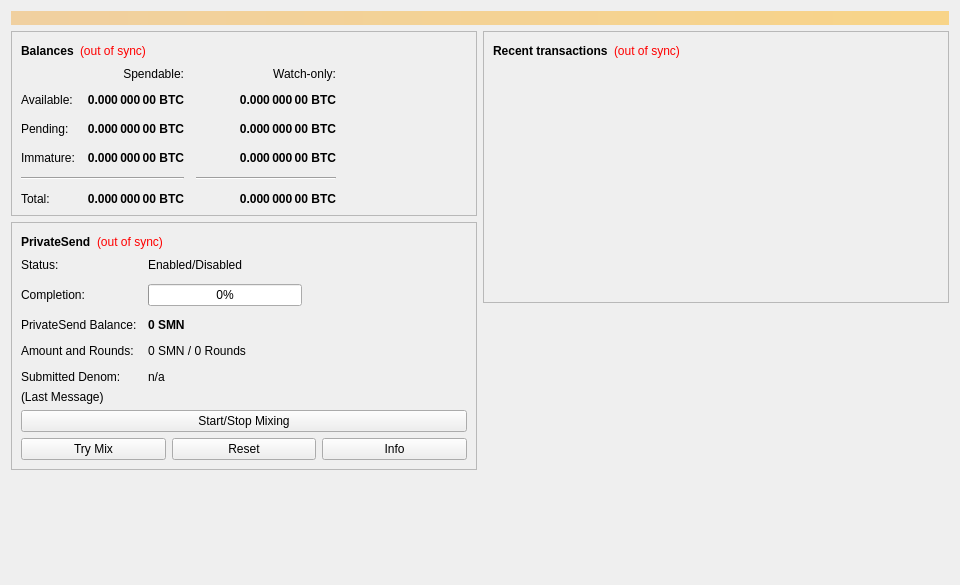
<?xml version="1.0" encoding="UTF-8"?>
<ui version="4.0">
 <class>OverviewPage</class>
 <widget class="QWidget" name="OverviewPage">
  <property name="geometry">
   <rect>
    <x>0</x>
    <y>0</y>
    <width>960</width>
    <height>585</height>
   </rect>
  </property>
  <property name="minimumSize">
   <size>
    <width>960</width>
    <height>0</height>
   </size>
  </property>
  <property name="windowTitle">
   <string>Form</string>
  </property>
  <layout class="QVBoxLayout" name="topLayout">
   <item>
    <widget class="QLabel" name="labelAlerts">
     <property name="visible">
      <bool>false</bool>
     </property>
     <property name="styleSheet">
      <string notr="true">QLabel { background-color: qlineargradient(x1: 0, y1: 0, x2: 1, y2: 0, stop:0 #F0D0A0, stop:1 #F8D488); color:#000000; }</string>
     </property>
     <property name="wordWrap">
      <bool>true</bool>
     </property>
     <property name="margin">
      <number>3</number>
     </property>
     <property name="textInteractionFlags">
      <set>Qt::TextSelectableByMouse</set>
     </property>
    </widget>
   </item>
   <item>
    <layout class="QHBoxLayout" name="horizontalLayout" stretch="1,1">
     <item>
      <layout class="QVBoxLayout" name="verticalLayout_2">
       <item>
        <widget class="QFrame" name="frame">
         <property name="frameShape">
          <enum>QFrame::StyledPanel</enum>
         </property>
         <property name="frameShadow">
          <enum>QFrame::Raised</enum>
         </property>
         <layout class="QVBoxLayout" name="verticalLayout_4">
          <item>
           <layout class="QHBoxLayout" name="horizontalLayout_4">
            <item>
             <widget class="QLabel" name="label_5">
              <property name="font">
               <font>
                <weight>75</weight>
                <bold>true</bold>
               </font>
              </property>
              <property name="text">
               <string>Balances</string>
              </property>
             </widget>
            </item>
            <item>
             <widget class="QLabel" name="labelWalletStatus">
              <property name="toolTip">
               <string>The displayed information may be out of date. Your wallet automatically synchronizes with the SuperMasterNode network after a connection is established, but this process has not completed yet.</string>
              </property>
              <property name="styleSheet">
               <string notr="true">QLabel { color: red; }</string>
              </property>
              <property name="text">
               <string notr="true">(out of sync)</string>
              </property>
              <property name="alignment">
               <set>Qt::AlignLeading|Qt::AlignLeft|Qt::AlignVCenter</set>
              </property>
             </widget>
            </item>
            <item>
             <spacer name="horizontalSpacer_3">
              <property name="orientation">
               <enum>Qt::Horizontal</enum>
              </property>
              <property name="sizeHint" stdset="0">
               <size>
                <width>40</width>
                <height>20</height>
               </size>
              </property>
             </spacer>
            </item>
           </layout>
          </item>
          <item>
           <layout class="QGridLayout" name="gridLayout">
            <property name="spacing">
             <number>12</number>
            </property>
            <item row="2" column="2">
             <widget class="QLabel" name="labelWatchPending">
              <property name="font">
               <font>
                <weight>75</weight>
                <bold>true</bold>
               </font>
              </property>
              <property name="cursor">
               <cursorShape>IBeamCursor</cursorShape>
              </property>
              <property name="toolTip">
               <string>Unconfirmed transactions to watch-only addresses</string>
              </property>
              <property name="text">
               <string notr="true">0.000 000 00 BTC</string>
              </property>
              <property name="alignment">
               <set>Qt::AlignRight|Qt::AlignTrailing|Qt::AlignVCenter</set>
              </property>
              <property name="textInteractionFlags">
               <set>Qt::LinksAccessibleByMouse|Qt::TextSelectableByKeyboard|Qt::TextSelectableByMouse</set>
              </property>
             </widget>
            </item>
            <item row="2" column="1">
             <widget class="QLabel" name="labelUnconfirmed">
              <property name="font">
               <font>
                <weight>75</weight>
                <bold>true</bold>
               </font>
              </property>
              <property name="cursor">
               <cursorShape>IBeamCursor</cursorShape>
              </property>
              <property name="toolTip">
               <string>Total of transactions that have yet to be confirmed, and do not yet count toward the spendable balance</string>
              </property>
              <property name="text">
               <string notr="true">0.000 000 00 BTC</string>
              </property>
              <property name="alignment">
               <set>Qt::AlignRight|Qt::AlignTrailing|Qt::AlignVCenter</set>
              </property>
              <property name="textInteractionFlags">
               <set>Qt::LinksAccessibleByMouse|Qt::TextSelectableByKeyboard|Qt::TextSelectableByMouse</set>
              </property>
             </widget>
            </item>
            <item row="3" column="2">
             <widget class="QLabel" name="labelWatchImmature">
              <property name="font">
               <font>
                <weight>75</weight>
                <bold>true</bold>
               </font>
              </property>
              <property name="cursor">
               <cursorShape>IBeamCursor</cursorShape>
              </property>
              <property name="toolTip">
               <string>Mined balance in watch-only addresses that has not yet matured</string>
              </property>
              <property name="text">
               <string notr="true">0.000 000 00 BTC</string>
              </property>
              <property name="alignment">
               <set>Qt::AlignRight|Qt::AlignTrailing|Qt::AlignVCenter</set>
              </property>
              <property name="textInteractionFlags">
               <set>Qt::LinksAccessibleByMouse|Qt::TextSelectableByKeyboard|Qt::TextSelectableByMouse</set>
              </property>
             </widget>
            </item>
            <item row="4" column="0" colspan="2">
             <widget class="Line" name="lineSpendableBalance">
              <property name="orientation">
               <enum>Qt::Horizontal</enum>
              </property>
             </widget>
            </item>
            <item row="4" column="2">
             <widget class="Line" name="lineWatchBalance">
              <property name="sizePolicy">
               <sizepolicy hsizetype="Preferred" vsizetype="Fixed">
                <horstretch>0</horstretch>
                <verstretch>0</verstretch>
               </sizepolicy>
              </property>
              <property name="minimumSize">
               <size>
                <width>140</width>
                <height>0</height>
               </size>
              </property>
              <property name="orientation">
               <enum>Qt::Horizontal</enum>
              </property>
             </widget>
            </item>
            <item row="5" column="0">
             <widget class="QLabel" name="labelTotalText">
              <property name="text">
               <string>Total:</string>
              </property>
             </widget>
            </item>
            <item row="3" column="1">
             <widget class="QLabel" name="labelImmature">
              <property name="font">
               <font>
                <weight>75</weight>
                <bold>true</bold>
               </font>
              </property>
              <property name="cursor">
               <cursorShape>IBeamCursor</cursorShape>
              </property>
              <property name="toolTip">
               <string>Mined balance that has not yet matured</string>
              </property>
              <property name="text">
               <string notr="true">0.000 000 00 BTC</string>
              </property>
              <property name="alignment">
               <set>Qt::AlignRight|Qt::AlignTrailing|Qt::AlignVCenter</set>
              </property>
              <property name="textInteractionFlags">
               <set>Qt::LinksAccessibleByMouse|Qt::TextSelectableByKeyboard|Qt::TextSelectableByMouse</set>
              </property>
             </widget>
            </item>
            <item row="2" column="3">
             <spacer name="horizontalSpacer_2">
              <property name="orientation">
               <enum>Qt::Horizontal</enum>
              </property>
              <property name="sizeHint" stdset="0">
               <size>
                <width>40</width>
                <height>20</height>
               </size>
              </property>
             </spacer>
            </item>
            <item row="3" column="0">
             <widget class="QLabel" name="labelImmatureText">
              <property name="text">
               <string>Immature:</string>
              </property>
             </widget>
            </item>
            <item row="5" column="1">
             <widget class="QLabel" name="labelTotal">
              <property name="font">
               <font>
                <weight>75</weight>
                <bold>true</bold>
               </font>
              </property>
              <property name="cursor">
               <cursorShape>IBeamCursor</cursorShape>
              </property>
              <property name="toolTip">
               <string>Your current total balance</string>
              </property>
              <property name="text">
               <string notr="true">0.000 000 00 BTC</string>
              </property>
              <property name="alignment">
               <set>Qt::AlignRight|Qt::AlignTrailing|Qt::AlignVCenter</set>
              </property>
              <property name="textInteractionFlags">
               <set>Qt::LinksAccessibleByMouse|Qt::TextSelectableByKeyboard|Qt::TextSelectableByMouse</set>
              </property>
             </widget>
            </item>
            <item row="5" column="2">
             <widget class="QLabel" name="labelWatchTotal">
              <property name="font">
               <font>
                <weight>75</weight>
                <bold>true</bold>
               </font>
              </property>
              <property name="cursor">
               <cursorShape>IBeamCursor</cursorShape>
              </property>
              <property name="toolTip">
               <string>Current total balance in watch-only addresses</string>
              </property>
              <property name="text">
               <string notr="true">0.000 000 00 BTC</string>
              </property>
              <property name="alignment">
               <set>Qt::AlignRight|Qt::AlignTrailing|Qt::AlignVCenter</set>
              </property>
              <property name="textInteractionFlags">
               <set>Qt::LinksAccessibleByMouse|Qt::TextSelectableByKeyboard|Qt::TextSelectableByMouse</set>
              </property>
             </widget>
            </item>
            <item row="0" column="2">
             <widget class="QLabel" name="labelWatchonly">
              <property name="text">
               <string>Watch-only:</string>
              </property>
              <property name="alignment">
               <set>Qt::AlignRight|Qt::AlignTrailing|Qt::AlignVCenter</set>
              </property>
             </widget>
            </item>
            <item row="1" column="0">
             <widget class="QLabel" name="labelBalanceText">
              <property name="text">
               <string>Available:</string>
              </property>
             </widget>
            </item>
            <item row="1" column="1">
             <widget class="QLabel" name="labelBalance">
              <property name="font">
               <font>
                <weight>75</weight>
                <bold>true</bold>
               </font>
              </property>
              <property name="cursor">
               <cursorShape>IBeamCursor</cursorShape>
              </property>
              <property name="toolTip">
               <string>Your current spendable balance</string>
              </property>
              <property name="text">
               <string notr="true">0.000 000 00 BTC</string>
              </property>
              <property name="alignment">
               <set>Qt::AlignRight|Qt::AlignTrailing|Qt::AlignVCenter</set>
              </property>
              <property name="textInteractionFlags">
               <set>Qt::LinksAccessibleByMouse|Qt::TextSelectableByKeyboard|Qt::TextSelectableByMouse</set>
              </property>
             </widget>
            </item>
            <item row="1" column="2">
             <widget class="QLabel" name="labelWatchAvailable">
              <property name="font">
               <font>
                <weight>75</weight>
                <bold>true</bold>
               </font>
              </property>
              <property name="cursor">
               <cursorShape>IBeamCursor</cursorShape>
              </property>
              <property name="toolTip">
               <string>Your current balance in watch-only addresses</string>
              </property>
              <property name="text">
               <string notr="true">0.000 000 00 BTC</string>
              </property>
              <property name="alignment">
               <set>Qt::AlignRight|Qt::AlignTrailing|Qt::AlignVCenter</set>
              </property>
              <property name="textInteractionFlags">
               <set>Qt::LinksAccessibleByMouse|Qt::TextSelectableByKeyboard|Qt::TextSelectableByMouse</set>
              </property>
             </widget>
            </item>
            <item row="2" column="0">
             <widget class="QLabel" name="labelPendingText">
              <property name="text">
               <string>Pending:</string>
              </property>
             </widget>
            </item>
            <item row="0" column="1">
             <widget class="QLabel" name="labelSpendable">
              <property name="text">
               <string>Spendable:</string>
              </property>
              <property name="alignment">
               <set>Qt::AlignRight|Qt::AlignTrailing|Qt::AlignVCenter</set>
              </property>
             </widget>
            </item>
           </layout>
          </item>
         </layout>
        </widget>
       </item>
       <item>
        <widget class="QFrame" name="framePrivateSend">
         <property name="layoutDirection">
          <enum>Qt::LeftToRight</enum>
         </property>
         <property name="frameShape">
          <enum>QFrame::StyledPanel</enum>
         </property>
         <property name="frameShadow">
          <enum>QFrame::Raised</enum>
         </property>
         <layout class="QVBoxLayout" name="VerticalLayout_PS1">
          <item>
           <layout class="QHBoxLayout" name="horizontalLayout_5">
            <item>
             <widget class="QLabel" name="labelPrivateSendHeader">
              <property name="font">
               <font>
                <weight>75</weight>
                <bold>true</bold>
               </font>
              </property>
              <property name="text">
               <string>PrivateSend</string>
              </property>
             </widget>
            </item>
            <item>
             <widget class="QLabel" name="labelPrivateSendSyncStatus">
              <property name="toolTip">
               <string>The displayed information may be out of date. Your wallet automatically synchronizes with the SuperMasterNode network after a connection is established, but this process has not completed yet.</string>
              </property>
              <property name="styleSheet">
               <string notr="true">QLabel { color: red; }</string>
              </property>
              <property name="text">
               <string notr="true">(out of sync)</string>
              </property>
              <property name="alignment">
               <set>Qt::AlignLeading|Qt::AlignLeft|Qt::AlignVCenter</set>
              </property>
             </widget>
            </item>
            <item>
             <spacer name="horizontalSpacer_4">
              <property name="orientation">
               <enum>Qt::Horizontal</enum>
              </property>
              <property name="sizeHint" stdset="0">
               <size>
                <width>40</width>
                <height>20</height>
               </size>
              </property>
             </spacer>
            </item>
           </layout>
          </item>
          <item>
           <layout class="QFormLayout" name="privateSendFormLayout">
            <property name="fieldGrowthPolicy">
             <enum>QFormLayout::AllNonFixedFieldsGrow</enum>
            </property>
            <property name="horizontalSpacing">
             <number>11</number>
            </property>
            <property name="verticalSpacing">
             <number>12</number>
            </property>
            <item row="0" column="0">
             <widget class="QLabel" name="labelPrivateSendEnabledText">
              <property name="text">
               <string>Status:</string>
              </property>
             </widget>
            </item>
            <item row="0" column="1">
             <widget class="QLabel" name="labelPrivateSendEnabled">
              <property name="text">
               <string>Enabled/Disabled</string>
              </property>
             </widget>
            </item>
            <item row="1" column="0">
             <widget class="QLabel" name="labelCompletitionText">
              <property name="text">
               <string>Completion:</string>
              </property>
             </widget>
            </item>
            <item row="1" column="1">
             <widget class="QProgressBar" name="privateSendProgress">
              <property name="maximumSize">
               <size>
                <width>154</width>
                <height>16777215</height>
               </size>
              </property>
              <property name="value">
               <number>0</number>
              </property>
             </widget>
            </item>
            <item row="2" column="0">
             <widget class="QLabel" name="labelAnonymizedText">
              <property name="text">
               <string>PrivateSend Balance:</string>
              </property>
             </widget>
            </item>
            <item row="2" column="1">
             <widget class="QLabel" name="labelAnonymized">
              <property name="font">
               <font>
                <weight>75</weight>
                <bold>true</bold>
               </font>
              </property>
              <property name="text">
               <string notr="true">0 SMN</string>
              </property>
             </widget>
            </item>
            <item row="3" column="0">
             <widget class="QLabel" name="labelAmountAndRoundsText">
              <property name="text">
               <string>Amount and Rounds:</string>
              </property>
             </widget>
            </item>
            <item row="3" column="1">
             <widget class="QLabel" name="labelAmountRounds">
              <property name="text">
               <string>0 SMN / 0 Rounds</string>
              </property>
             </widget>
            </item>
            <item row="4" column="0">
             <widget class="QLabel" name="labelSubmittedDenomText">
              <property name="text">
               <string>Submitted Denom:</string>
              </property>
             </widget>
            </item>
            <item row="4" column="1">
             <widget class="QLabel" name="labelSubmittedDenom">
              <property name="toolTip">
               <string>The denominations you submitted to the Masternode.&lt;br&gt;To mix, other users must submit the exact same denominations.</string>
              </property>
              <property name="text">
               <string>n/a</string>
              </property>
             </widget>
            </item>
           </layout>
          </item>
          <item>
           <layout class="QVBoxLayout" name="VerticalLayout_PS">
            <item>
             <widget class="QLabel" name="labelPrivateSendLastMessage">
              <property name="text">
               <string>(Last Message)</string>
              </property>
              <property name="alignment">
               <set>Qt::AlignLeading|Qt::AlignLeft|Qt::AlignTop</set>
              </property>
              <property name="wordWrap">
               <bool>true</bool>
              </property>
             </widget>
            </item>
            <item>
             <widget class="QPushButton" name="togglePrivateSend">
              <property name="sizePolicy">
               <sizepolicy hsizetype="MinimumExpanding" vsizetype="Fixed">
                <horstretch>0</horstretch>
                <verstretch>0</verstretch>
               </sizepolicy>
              </property>
              <property name="text">
               <string>Start/Stop Mixing</string>
              </property>
             </widget>
            </item>
            <item>
             <layout class="QHBoxLayout" name="horizontalLayout_debugbuttons">
              <item>
               <widget class="QPushButton" name="privateSendAuto">
                <property name="sizePolicy">
                 <sizepolicy hsizetype="MinimumExpanding" vsizetype="Fixed">
                  <horstretch>0</horstretch>
                  <verstretch>0</verstretch>
                 </sizepolicy>
                </property>
                <property name="toolTip">
                 <string>Try to manually submit a PrivateSend request.</string>
                </property>
                <property name="text">
                 <string>Try Mix</string>
                </property>
               </widget>
              </item>
              <item>
               <widget class="QPushButton" name="privateSendReset">
                <property name="sizePolicy">
                 <sizepolicy hsizetype="MinimumExpanding" vsizetype="Fixed">
                  <horstretch>0</horstretch>
                  <verstretch>0</verstretch>
                 </sizepolicy>
                </property>
                <property name="toolTip">
                 <string>Reset the current status of PrivateSend (can interrupt PrivateSend if it's in the process of Mixing, which can cost you money!)</string>
                </property>
                <property name="autoFillBackground">
                 <bool>false</bool>
                </property>
                <property name="text">
                 <string>Reset</string>
                </property>
               </widget>
              </item>
              <item>
               <widget class="QPushButton" name="privateSendInfo">
                <property name="sizePolicy">
                 <sizepolicy hsizetype="MinimumExpanding" vsizetype="Fixed">
                  <horstretch>0</horstretch>
                  <verstretch>0</verstretch>
                 </sizepolicy>
                </property>
                <property name="toolTip">
                 <string>Information about PrivateSend and Mixing</string>
                </property>
                <property name="text">
                 <string>Info</string>
                </property>
               </widget>
              </item>
             </layout>
            </item>
           </layout>
          </item>
         </layout>
        </widget>
       </item>
       <item>
        <spacer name="verticalSpacer">
         <property name="orientation">
          <enum>Qt::Vertical</enum>
         </property>
         <property name="sizeHint" stdset="0">
          <size>
           <width>20</width>
           <height>40</height>
          </size>
         </property>
        </spacer>
       </item>
      </layout>
     </item>
     <item>
      <layout class="QVBoxLayout" name="verticalLayout_3">
       <item>
        <widget class="QFrame" name="frame_2">
         <property name="frameShape">
          <enum>QFrame::StyledPanel</enum>
         </property>
         <property name="frameShadow">
          <enum>QFrame::Raised</enum>
         </property>
         <layout class="QVBoxLayout" name="verticalLayout">
          <item>
           <layout class="QHBoxLayout" name="horizontalLayout_2">
            <item>
             <widget class="QLabel" name="label_4">
              <property name="font">
               <font>
                <weight>75</weight>
                <bold>true</bold>
               </font>
              </property>
              <property name="text">
               <string>Recent transactions</string>
              </property>
             </widget>
            </item>
            <item>
             <widget class="QLabel" name="labelTransactionsStatus">
              <property name="toolTip">
               <string>The displayed information may be out of date. Your wallet automatically synchronizes with the SuperMasterNode network after a connection is established, but this process has not completed yet.</string>
              </property>
              <property name="styleSheet">
               <string notr="true">QLabel { color: red; }</string>
              </property>
              <property name="text">
               <string notr="true">(out of sync)</string>
              </property>
              <property name="alignment">
               <set>Qt::AlignLeading|Qt::AlignLeft|Qt::AlignVCenter</set>
              </property>
             </widget>
            </item>
            <item>
             <spacer name="horizontalSpacer">
              <property name="orientation">
               <enum>Qt::Horizontal</enum>
              </property>
              <property name="sizeHint" stdset="0">
               <size>
                <width>40</width>
                <height>20</height>
               </size>
              </property>
             </spacer>
            </item>
           </layout>
          </item>
          <item>
           <widget class="QListView" name="listTransactions">
            <property name="styleSheet">
             <string notr="true">QListView { background: transparent; }</string>
            </property>
            <property name="frameShape">
             <enum>QFrame::NoFrame</enum>
            </property>
            <property name="verticalScrollBarPolicy">
             <enum>Qt::ScrollBarAlwaysOff</enum>
            </property>
            <property name="horizontalScrollBarPolicy">
             <enum>Qt::ScrollBarAlwaysOff</enum>
            </property>
            <property name="selectionMode">
             <enum>QAbstractItemView::NoSelection</enum>
            </property>
           </widget>
          </item>
         </layout>
        </widget>
       </item>
       <item>
        <spacer name="verticalSpacer_2">
         <property name="orientation">
          <enum>Qt::Vertical</enum>
         </property>
         <property name="sizeHint" stdset="0">
          <size>
           <width>20</width>
           <height>40</height>
          </size>
         </property>
        </spacer>
       </item>
      </layout>
     </item>
    </layout>
   </item>
  </layout>
 </widget>
 <resources/>
 <connections/>
</ui>
